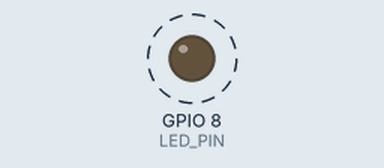
Simulated run of this sketch. Board: ESP32-C3. Parts: output pins drawn as LEDs (lit = HIGH). Dashed ring = blinking. What the sketch prints to the serial monitor is not drawn.

Above: at 2.5 s.
Timing chart, 0 to 6.6 s (numbered marks = the images above):
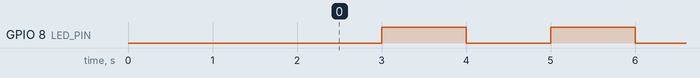

Measured:
- by itself, GPIO 8 (LED_PIN): alternates HIGH for 1.0 s and LOW for 1.0 s

The sketch:

esp32c3_led_blink.ino
```cpp
// ESP32-C3 Super Mini 내장 LED 핀 (대부분 GPIO 8에 연결되어 있습니다)
const int LED_PIN = 8;

void setup() {
  // 시리얼 통신 시작 (보드레이트 115200)
  Serial.begin(115200);

  // 내장 LED 핀을 출력 모드로 설정
  pinMode(LED_PIN, OUTPUT);

  // USB CDC 연결 대기 (초기화 문구가 잘리지 않도록 잠시 대기)
  delay(2000);
  Serial.println("\n=== ESP32-C3 Super Mini 연결 성공! ===");
}

void loop() {
  // LED 켜기 (Low Active 방식인 보드가 많아 LOW일 때 점등됩니다)
  digitalWrite(LED_PIN, LOW);
  Serial.println("Status: LED ON / Board Connected!");
  delay(1000);

  // LED 끄기
  digitalWrite(LED_PIN, HIGH);
  Serial.println("Status: LED OFF / Board Connected!");
  delay(1000);
}
```
